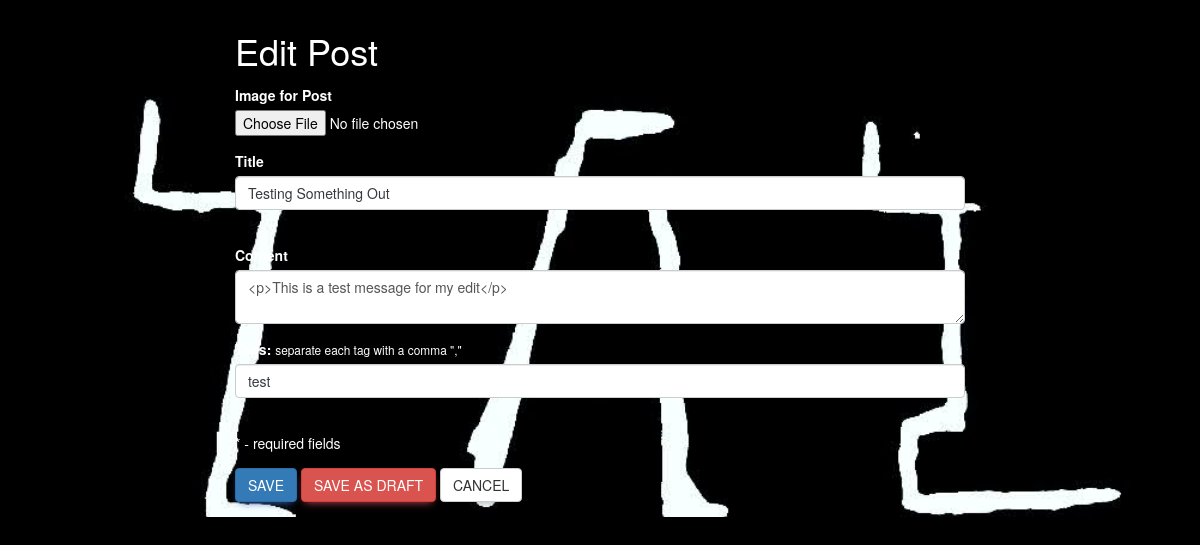
Screenshot of /admin/edit_post/testing-something-out (signed in) with the database file from the repository.
### app/models.py (models this page shows, shortened)
class Post(db.Model):
    id = db.Column(db.String, primary_key=True, default=lambda: str(uuid.uuid4()))
    post_image = db.Column(db.String, nullable=False, default='def_post.png')
    title = db.Column(db.String, nullable=False)
    content = db.Column(db.Text, nullable=False)
    slug = db.Column(db.String, nullable=False, unique=True)
    created_at = db.Column(db.DateTime, default=datetime.utcnow)
    updated_at = db.Column(db.DateTime, onupdate=datetime.utcnow)
    published = db.Column(db.Boolean, default=False)
    tags = db.Column(db.String())
    author_id = db.Column(db.Integer, db.ForeignKey('admin.id'), nullable=False)
    images = db.relationship('Images', backref='post', lazy=True)

### app/admin/admin.py (the view, shortened to what this page needs)
@admin.route('/edit_post/<string:slug>', methods=['POST', 'GET'])
@login_required
def edit_post(slug):
    if current_user.is_authenticated:
        form = PostForm()
        post = Post.query.filter_by(slug=slug).first()
        if request.method == 'GET':
            form.title.data = post.title
            form.content.data = post.content
            form.tags.data = post.tags
    return render_template('edit_post.html', form=form, title='Edit Post')

### app/wtforms.py
class PostForm(FlaskForm):
    post_image = FileField('Image for Post')
    title = StringField('Title', validators=[DataRequired()])
    content = TextAreaField('Content')
    tags = StringField('Tags: ', validators=[DataRequired()])
    submit = SubmitField('Publish')

### app/models.py (called while the page is built)
@login_manager.user_loader
def load_user(Admin_id):
    return Admin.query.get(Admin_id)

### app/admin/templates/edit_post.html (shortened to what this page needs)
{% extends "base2.html" %}
{% block content %}
<div class="container text-dark">
<div class="row">
   <div class="col-md-8 offset-md-2">
       <h1 class="text-white">Edit Post</h1>
       <form action="" method="POST" enctype="multipart/form-data">
           <div class="form-group">
               {{ form.post_image.label (class="form-control-label text-white")}}
               {{ form.post_image (class="form-control-label text-white") }}
           </div>
           <div data-mdb-input-init>
               {{ form.title.label (class='form-control-label text-white') }}
               {{ form.title (class="form-outline form-control mb-6 text-dark") }}
           </div>
           <div class="form-group">
               {{ form.content.label(class="form-label text-white") }}
               {{ form.content(class="form-control", id="summernote") }}
           </div>
           <div data-mdb-input-init>
               {{ form.tags.label (class='form-control-label text-white') }}
               <span class="require text-white"><small>separate each tag with a comma ","</small></span>
               {{ form.tags (class="form-outline form-control mb-6 text-dark") }}
           </div>
           <div class="form-group">
               <p class="text-white"><span class="require">*</span> - required fields</p>
           </div>
           <div class="form-group">
               <button type="submit" class="btn btn-primary" onclick="document.getElementById('actionField').value='publish'">Save</button>
               <button type="submit" class="btn btn-danger" onclick="document.getElementById('actionField').value='draft'">Save as Draft</button>
               <button type="submit" class="btn btn-default" onclick="document.getElementById('actionField').value='cancel'">Cancel</button>
           </div>
       </form>
</div>
</div>
</div>
{% endblock %}

### rows the page displays
Post: title "Testing Something Out", content "<p>This is a test message for my edit</p>", tags "test"
